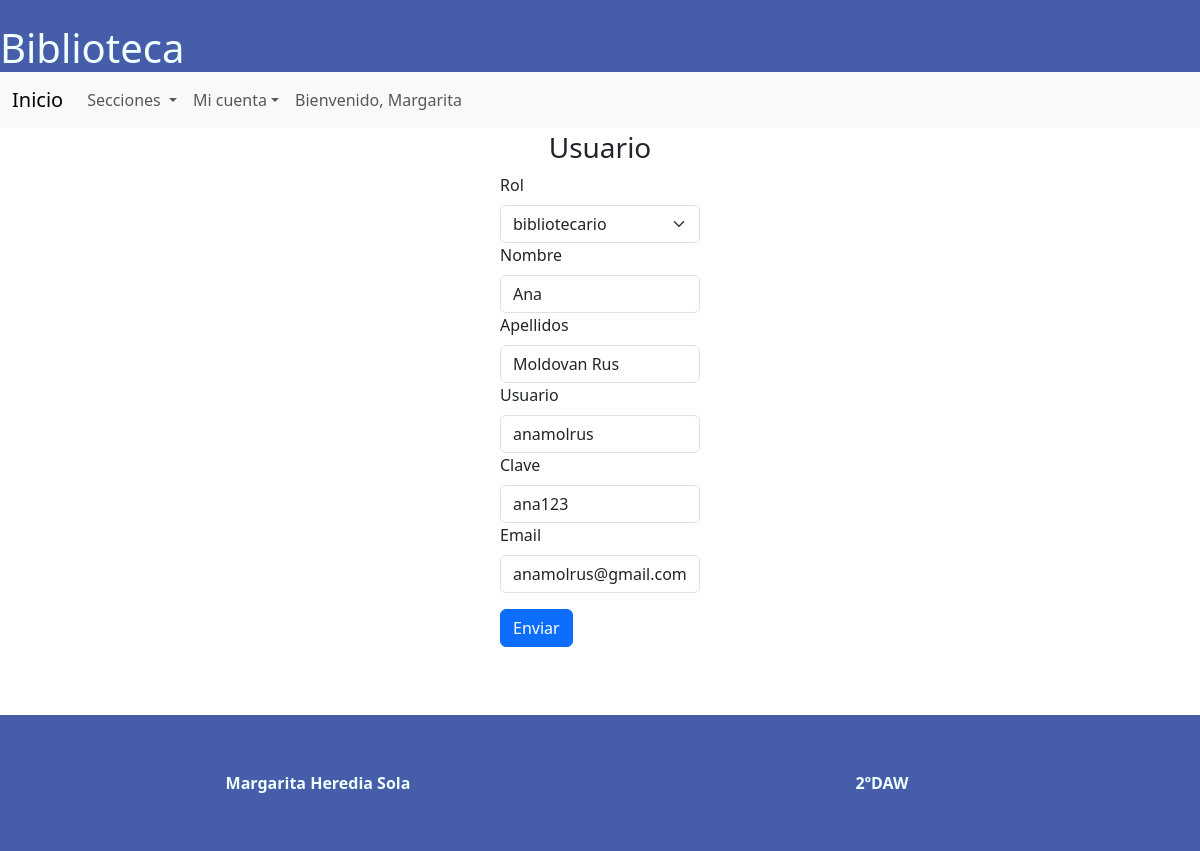
Page /paginas/usuarios/formularioUsuarios.php?id=1 (signed in) on the committed database.
### tables this page shows
CREATE TABLE `usuario` (
  `id` int(10) UNSIGNED NOT NULL,
  `id_rol` int(10),
  `usuario` varchar(100) NOT NULL,
  `clave` varchar(20) NOT NULL,
  `nombre` varchar(100) NOT NULL,
  `apellidos` varchar(100) NOT NULL,
  `email` varchar(100) NOT NULL
);

### paginas/usuarios/formularioUsuarios.php (the view, shortened to what this page needs)
<?php
$server = "localhost:3308";
$user = "root";
$pass = "";
$base = "biblioteca";
$dwes = mysqli_connect($server, $user, $pass, $base);
$roles = "SELECT id, tipo FROM rol";
$roles = $dwes -> query($roles);
$roles = $roles -> fetch_All(MYSQLI_BOTH);
$usuario="";
if(isset($_REQUEST['id'])){
    $id = $_REQUEST['id'];
    $usuario = "SELECT * FROM usuario WHERE id = $id";
    $usuario = $dwes -> query($usuario);
    $usuario = $usuario -> fetch_All(MYSQLI_BOTH);
    $usuario = $usuario[0];
}
?>
<!DOCTYPE html>
<html lang="en">
<head>
    <link rel="stylesheet" type="text/css" href="../../estilos/estilos.css"/>
    <link href="https://cdn.jsdelivr.net/npm/bootstrap@5.3.3/dist/css/bootstrap.min.css" rel="stylesheet">
</head>
<body>
    <header>
        <h1>Biblioteca</h1>
    </header>
    <main>
        <?php include("../../navbar.php");?>
        <h3 class="titulo">Usuario</h3>
        <div class="form mb-3 formulario col-2 mx-auto">
            <form action="editarInsertar.php" method="post">
                <label class="form-label" for="rol">Rol</label>
                <select class="form-select" name="rol" id="rol">
                    <?php
                        foreach($roles as $rol){
                            if($usuario && $rol['id'] == $usuario['id_rol']){
                                echo "<option selected value='".$rol['id']."'>".$rol['tipo']."</option>";
                            }else{
                                echo "<option value='".$rol['id']."'>".$rol['tipo']."</option>";
                            }
                        }
                    ?>
                </select>
                <label class="form-label" for="nombre">Nombre</label>
                <input class="form-control" type="text" name="nombre" id="nombre" value="<?php if($usuario){echo $usuario['nombre'];}?>">
                <label class="form-label" for="apellidos">Apellidos</label>
                <input class="form-control" type="text" name="apellidos" id="apellidos" value="<?php if($usuario){echo $usuario['apellidos'];}?>">
                <label class="form-label" for="usuario">Usuario</label>
                <input class="form-control" type="text" name="usuario" id="usuario" value="<?php if($usuario){echo $usuario['usuario'];}?>">
                <label class="form-label" for="clave">Clave</label>
                <input class="form-control" type="text" name="clave" id="clave" value="<?php if($usuario){echo $usuario['clave'];}?>">
                <label class="form-label" for="email">Email</label>
                <input class="form-control" type="text" name="email" id="email" value="<?php if($usuario){echo $usuario['email'];}?>">
                <button class="btn btn-primary my-3" type="submit">Enviar</button>
            </form>
        </div>
    </main>
    <?php include("../../vistas/footer.php");?>
</body>
</html>

### estilos/estilos.css (style rules this page uses)
* { margin:0; }
body { display: flex; flex-direction: column; min-height: 100vh; }
main { flex: 1 1 80%; text-align: justify; }
header { background-color: rgb(70, 93, 170); color:azure; }
header h1 { margin: 0; }
h1 { font-size: 30pt; }
.titulo { text-align: center; margin-top: 3px; }

### rows in the picture
usuario: nombre "Ana", apellidos "Moldovan Rus", usuario "anamolrus", clave "ana123", email "anamolrus@gmail.com"

### other values in the picture
$_SESSION['usuario']['nombre'] "Margarita"
form field rol "bibliotecario"
